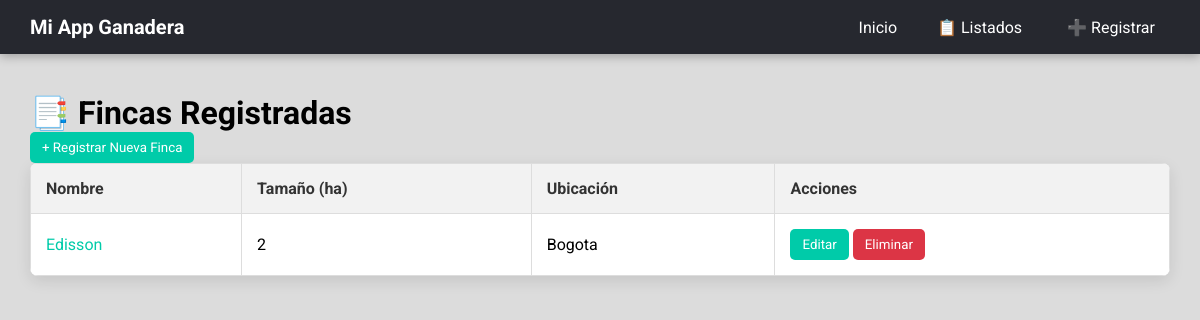
The page /fincas/lista on the database as committed earlier.
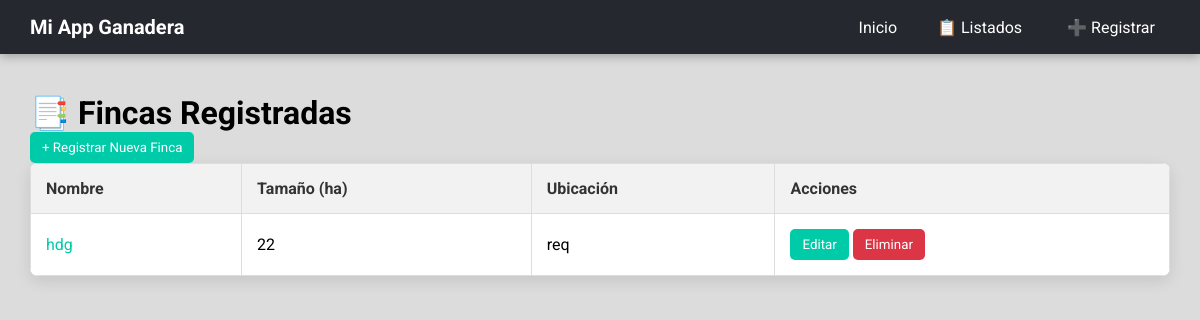
The same page on the database as committed later.
### models.py (models this page shows)
class Finca(Base):
    __tablename__ = "fincas"
    id = Column(Integer, primary_key=True, index=True)
    nombre = Column(String(100), nullable=False)
    tamaño = Column(Integer, nullable=False)
    ubicacion = Column(String(200), nullable=False)
    fecha_creacion = Column(DateTime, default=datetime.utcnow)
    ganados = relationship(
        "Ganado",
        back_populates="finca",
        cascade="all, delete-orphan"
    )

### routers/finca.py (the view)
@router.get("/lista")
async def listar_fincas_view(request: Request, db: Session = Depends(get_db)):
    fincas = db.query(models.Finca).all()
    return templates.TemplateResponse(
        "finca/lista_fincas.html",
        {"request": request, "fincas": fincas}
    )

### templates/finca/lista_fincas.html (shortened to what this page needs)
{% extends "base.html" %}
{% block content %}
    <h1 style="margin-top: 10px;">📑 Fincas Registradas</h1>
    <p><a href="/crear-finca"><button>+ Registrar Nueva Finca</button></a></p>
    <table>
        <thead>
            <tr>
                <th>Nombre</th>
                <th>Tamaño (ha)</th>
                <th>Ubicación</th>
                <th>Acciones</th>
            </tr>
        </thead>
        <tbody>
            {% if fincas %}
                {% for finca in fincas %}
                    <tr id="finca-{{ finca.id }}">
                        <td><a href="/fincas/{{ finca.id }}" style="color: #00cba9; text-decoration: none;">{{ finca.nombre }}</a></td>
                        <td>{{ finca.tamaño }}</td>
                        <td>{{ finca.ubicacion }}</td>
                        <td>
                            <button onclick="window.location.href='/fincas/editar/{{ finca.id }}'">Editar</button>
                            <button class="btn-eliminar" data-id="{{ finca.id }}" style="background-color: #dc3545;">Eliminar</button>
                        </td>
                    </tr>
                {% endfor %}
            {% else %}
                <tr>
                    <td colspan="4" style="text-align: center;">Aún no hay fincas registradas.</td>
                </tr>
            {% endif %}
        </tbody>
    </table>
{% endblock %}

### templates/base.html (shortened to what this page needs)
<!DOCTYPE html>
<html lang="es">
<head>
    <link rel="stylesheet" href="/static/css/styles.css">
</head>
<body>
<nav class="navbar">
    <div class="logo">Mi App Ganadera</div>
    <ul class="nav-links">
        <li><a href="/">Inicio</a></li>
        <li class="dropdown">
            <a href="#" class="dropbtn">📋 Listados </a>
        </li>
        <li class="dropdown">
            <a href="#" class="dropbtn">➕ Registrar </a>
        </li>
        </ul>
</nav>
<div class="container">
    {% block content %}
    {% endblock %}
</div>
</body>
</html>

### static/css/styles.css (style rules this page uses)
* { margin: 0; padding: 0; box-sizing: border-box; font-family: 'Roboto', sans-serif; }
body { background-color: #dcdcdc; min-height: 100vh; display: flex; flex-direction: column; }
.navbar { background-color: #26282f; padding: 15px 30px; display: flex; justify-content: space-between; align-items: center; box-shadow: 0 2px 10px rgba(0,0,0,0.3); }
.navbar .logo { color: #ffffff; text-decoration: none; font-weight: bold; font-size: 20px; }
.nav-links { list-style: none; display: flex; gap: 20px; }
.nav-links > li > a { color: #ffffff; text-decoration: none; font-size: 16px; transition: color 0.3s; padding: 0 10px; display: block; }
.dropdown { position: relative; padding: 0; }
.dropbtn { display: block; text-decoration: none; color: #ffffff; transition: color 0.3s; }
.container { padding: 30px; }
table { width: 100%; border-collapse: collapse; background: white; box-shadow: 0 5px 15px rgba(0,0,0,0.1); border-radius: 8px; overflow: hidden; }
table th, table td { padding: 15px; border: 1px solid #ddd; text-align: left; }
table th { background: #f2f2f2; color: #333; font-weight: bold; }
button, input[type="submit"] { background: #00cba9; color: white; padding: 8px 12px; border: none; cursor: pointer; border-radius: 5px; transition: background-color 0.3s; }

Rows that differ between the two databases and show on the page:
removed Finca: nombre "Edisson", tamaño "2", ubicacion "Bogota"
added Finca: nombre "hdg", tamaño "22", ubicacion "req"
